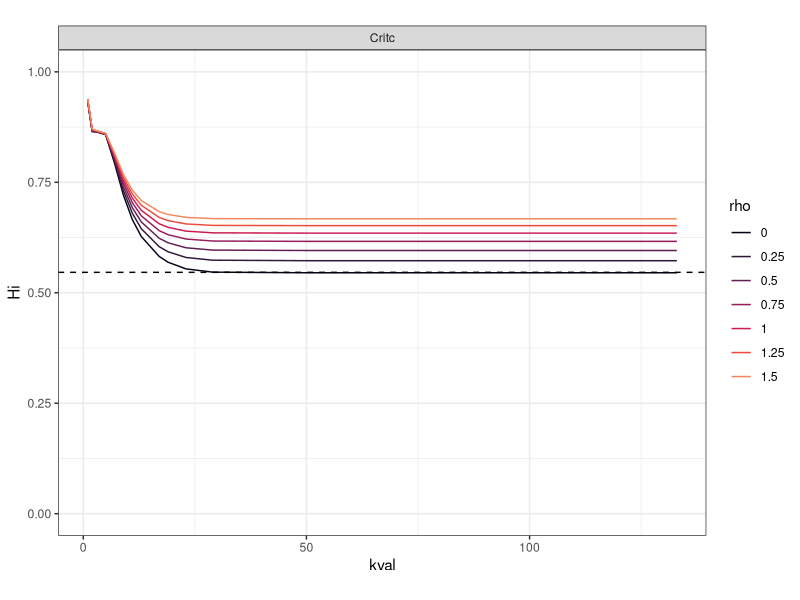
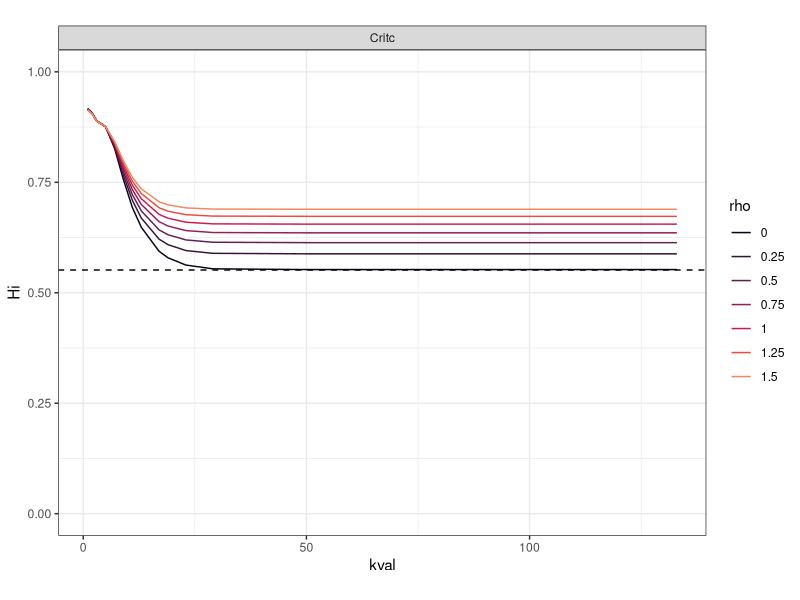
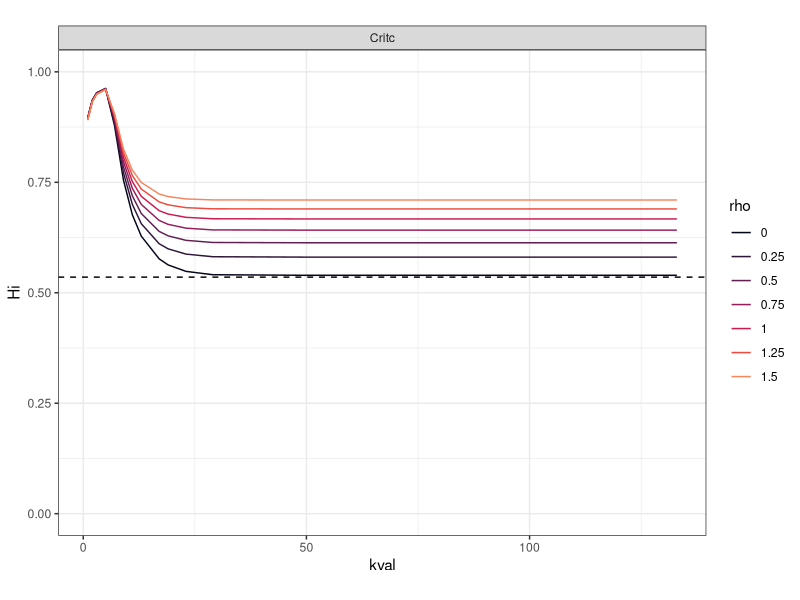
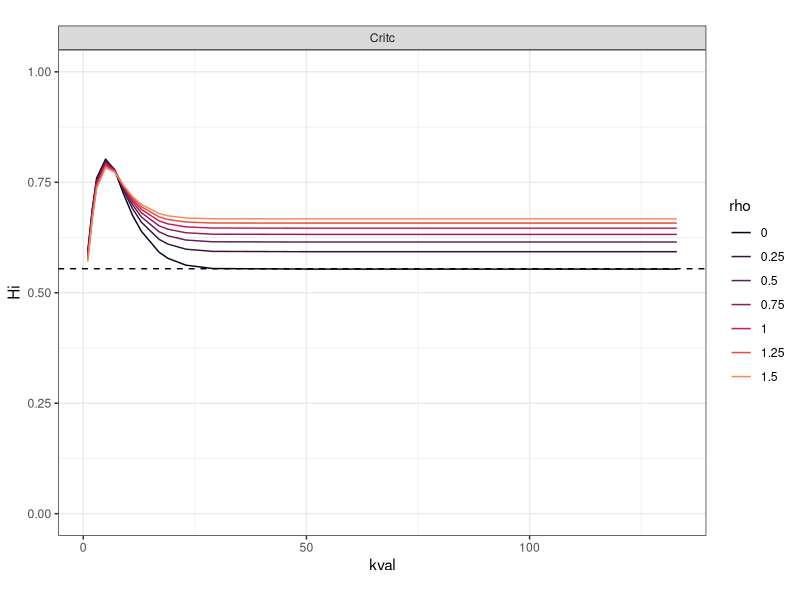
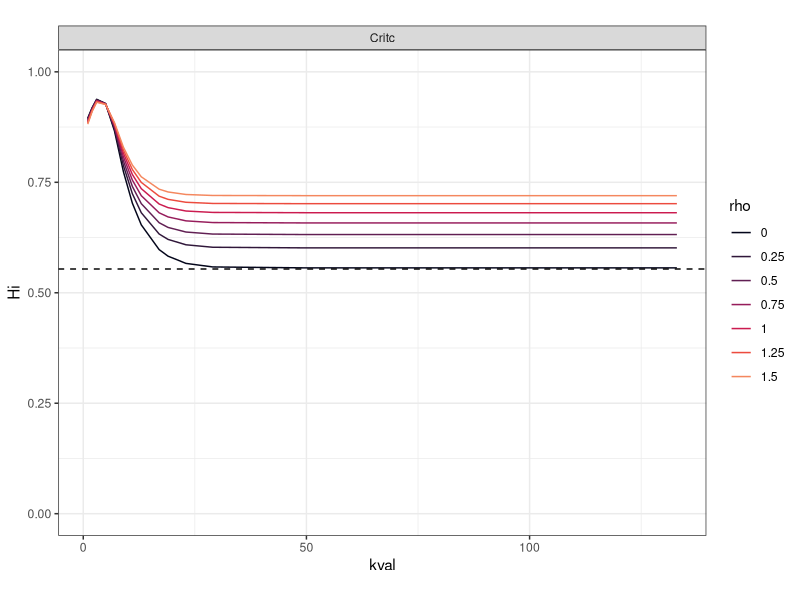
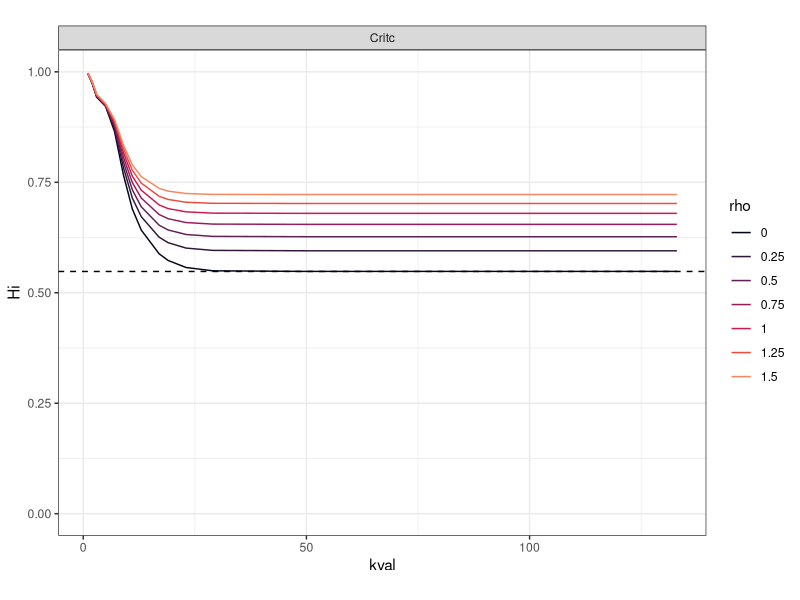
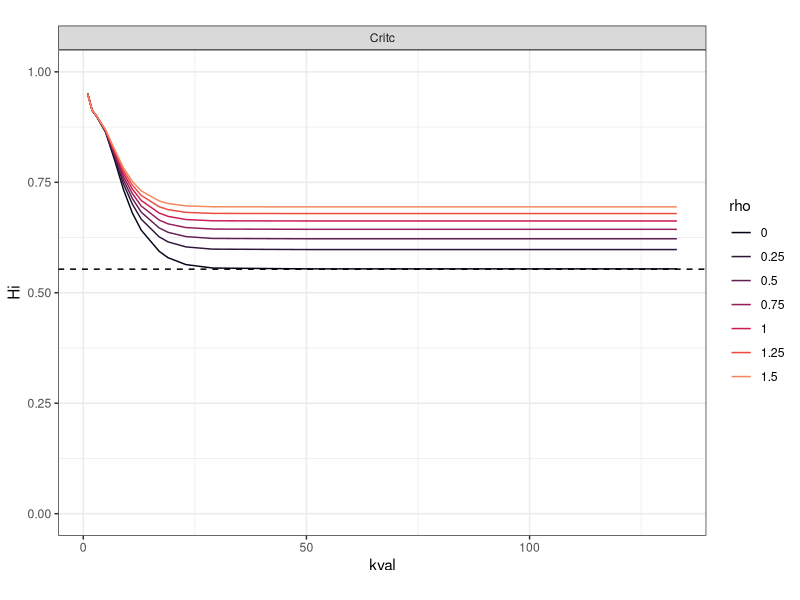
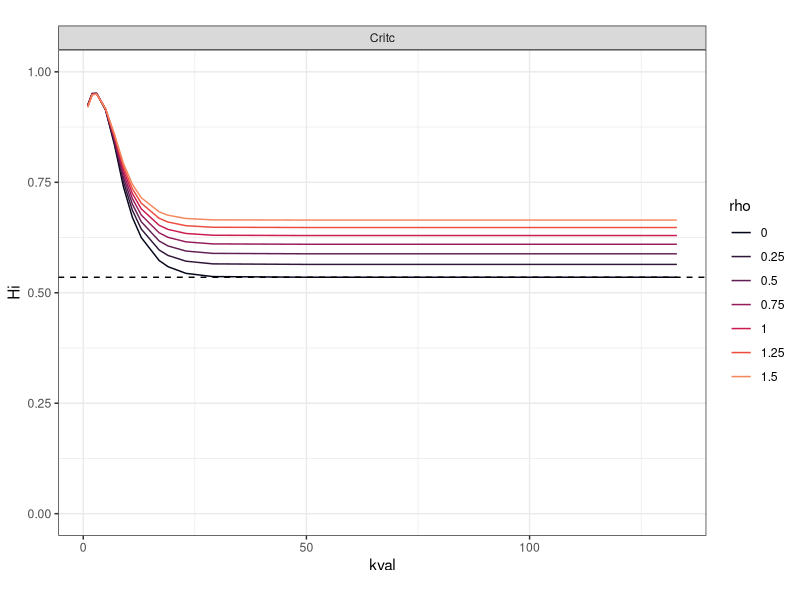

The R source for these figures, in order: (Note: this script raises an error after producing the figures.)
library(ggplot2)
library(viridis)
library(grid)
library(gridExtra)
library(dplyr)
library(matrixStats)
library(ggrepel)
library(tidyr)
library(png)
NUM_EXPERTS = 14
NUM_AMATEURS = 120
NUM_TOTAL = 134
COLOR_START = 0.75
COLOR_END = 0.1
k = c(1,2,3,5,7,9,11,13,17,19,23,29,50,75,100,125,NUM_EXPERTS+NUM_AMATEURS-1)
rho = c(0,0.25,0.5,0.75,1,1.25,1.5)

# Shortcut - cmd + option + t to run code chunk

#### Some prepping for visualization ####
# the parameters are 17 * 7, so choose k=5,rho=1, so choose 26
stats_df = read.table(file.path('results','stats.csv'),
                      header=TRUE,sep=',')

correlations = read.table(file.path('results','correlation.csv'),
                          header=TRUE,sep=',', row.names=1)

both_error = read.table(file.path('results','simulations',
                                  'both','performance.csv'),header=FALSE,sep=' ')
both_error = both_error[,26]
experts_error = read.table(file.path('results','simulations',
                                     'experts','performance.csv'),header=FALSE,sep=' ')
experts_error = experts_error[,26]
amateurs_error = read.table(file.path('results','simulations',
                                     'amateurs','performance.csv'),header=FALSE,sep=' ')
amateurs_error = amateurs_error[,26]
# get set of potential correlations from the corr mat for k = 5 and rho = 1
potential_mat = correlations
temp = rowMeans(potential_mat, na.rm=T)
for (r in 1:nrow(potential_mat)){
  potential_mat[r,is.na(potential_mat[r,])] = temp[r]
}
diag(potential_mat) = NA
potential_mat = as.matrix(potential_mat)
for (r in 1:nrow(potential_mat)){
  potential_row = potential_mat[r,]
  k_val = sort(potential_row, decreasing=TRUE)[6]
  potential_mat[r,] = (potential_row > k_val) * potential_row
}
# get influence as the column sum of potential_mat
potential_influence = colSums(potential_mat, na.rm=TRUE)
potential_influence = potential_influence + min(potential_influence[which(potential_influence > 0)])
potential_influence = potential_influence / sum(potential_influence, na.rm=TRUE)
# add to stats_df
stats_df$potential_influence = potential_influence
stats_df$no_influence = min(potential_influence) * 2
# also include potential influence in the crowd (k = NUM_TOTAL-1)
potential_mat = correlations
temp = rowMeans(potential_mat, na.rm=T)
for (r in 1:nrow(potential_mat)){
  potential_mat[r,is.na(potential_mat[r,])] = temp[r]
}
diag(potential_mat) = NA
potential_mat = as.matrix(potential_mat)
potential_influence = colSums(potential_mat, na.rm=TRUE)
potential_influence = potential_influence + min(potential_influence[which(potential_influence > 0)])
potential_influence = potential_influence / sum(potential_influence, na.rm=TRUE)
# add to stats_df
stats_df$crowd_influence = potential_influence



#### Homophily visualisation (individual, actual influence) ####

homophily_df = read.table(file.path('results','homophily','both',
                                    'individual.csv'),header=TRUE,sep=',')
homophily_df = subset(homophily_df, select = -c(X) )


for (r in 0:(NUM_TOTAL-1)){ 
  subtitle = 'Homophily index (Hi) = similar ties /(similar ties + dissimilar ties), \nGroup weight = Number of raters in group/Total number of raters, \nCount weight = number of ratings by group / total number of ratings'
  top_panel = homophily_df %>% filter(homophily_df$method == "Real homophily")
  top_panel = top_panel %>% filter(top_panel$rater == r)
  top_panel$group = as.character(top_panel$group)
  top_panel = top_panel %>% mutate(group = replace(group, group == 'experts', 'Critc'))
  top_panel = top_panel %>% mutate(group = replace(group, group == 'amateurs', 'Amateur'))
  top_panel$rho = as.numeric(top_panel$rho)
  
  
  top_plot = ggplot(top_panel, aes(x=kval, y=Hi)) +  
    geom_line(aes(group=rhoval,color=as.factor(rhoval))) + 
    geom_hline(aes(yintercept=baseline_2),linetype="dashed") + 
    
    scale_colour_viridis_d(option='F',name='rho',begin=0.0, end=0.75) + 
    facet_grid(cols = vars(group)) +  theme_bw() + theme(aspect.ratio = .75) + ylim(0,1)
  
  ggsave(file.path('results','visualization', 'individual-homophily',paste(r, '.png',sep='')))
}



#### Figures for main paper : figure 4 ####

homophily_df = read.table(file.path('results','homophily','both',
                                    'group.csv'),header=TRUE,sep=',')
homophily_df = subset(homophily_df, select = -c(X) )

subtitle = 'Homophily index (Hi) = similar ties /(similar ties + dissimilar ties), \nGroup weight = Number of raters in group/Total number of raters, \nCount weight = number of ratings by group / total number of ratings'
top_panel = homophily_df %>% filter(homophily_df$method == "Real homophily")
top_panel$group = as.character(top_panel$group)
top_panel = top_panel %>% mutate(group = replace(group, group == 'experts', 'Critcs'))
top_panel = top_panel %>% mutate(group = replace(group, group == 'amateurs', 'Amateurs'))
top_panel = top_panel[top_panel$kval < 30,]

top_plot = ggplot(top_panel, aes(x=kval, y=Hi)) +  
  
  geom_line(aes(group=rhoval,color=as.factor(rhoval))) + 
  geom_hline(aes(yintercept=baseline_1),linetype="dashed") +
  geom_text(aes(25,baseline_1,label = 'group weight', vjust = 3), size=3.0, check_overlap=TRUE) + 
  
  geom_hline(aes(yintercept=baseline_2),linetype="dashed", color="blue") +
  geom_text(aes(25,baseline_2,label = 'count weight', vjust = 3), size=3.0, check_overlap=TRUE) + 
  scale_colour_viridis_d(option='F',name='rho',begin=0.0, end=0.75) + #ggtitle('k vs Homophily', subtitle = subtitle) + 
  ylim(0,1) + labs(x='Number of neighbours (k)', y='Homophily index') + 
  facet_grid(cols = vars(group)) +  theme_bw() + theme(aspect.ratio = .75, 
                                                       legend.position=c(.04,.825)) +
  scale_x_continuous(breaks=c(1,5,10,15,20,25,29))


addSmallLegend <- function(myPlot, pointSize = 1.25, textSize = 7, spaceLegend = 0.3) {
  myPlot +
    guides(shape = guide_legend(override.aes = list(size = pointSize)),
           color = guide_legend(override.aes = list(size = pointSize), reverse=TRUE)) +
    theme(legend.title = element_text(size = textSize), 
          legend.text  = element_text(size = textSize),
          legend.key.size = unit(spaceLegend, "lines"))
}

top_plot = addSmallLegend(top_plot)
top_plot
ggsave(file.path('results','visualization', 'fig_4.png'), scale=0.8)
knitr::plot_crop(file.path('results','visualization', 'fig_4.png'))

#### Homophily visualisation (group, potential influence) ####
homophily_df = read.table(file.path('results','homophily','both',
                                    'group.csv'),header=TRUE,sep=',')
homophily_df = subset(homophily_df, select = -c(X) )

subtitle = 'Homophily index (Hi) = similar ties /(similar ties + dissimilar ties), \nGroup weight = Number of raters in group/Total number of raters, \nCount weight = number of ratings by group / total number of ratings'
top_panel = homophily_df %>% filter(homophily_df$method == "Potential homophily")
top_panel$group = as.character(top_panel$group)
top_panel = top_panel %>% mutate(group = replace(group, group == 'experts', 'Critcs'))
top_panel = top_panel %>% mutate(group = replace(group, group == 'amateurs', 'Amateurs'))


top_plot = ggplot(top_panel, aes(x=kval, y=Hi)) +  
  
  geom_line(aes(group=rhoval,color=as.factor(rhoval))) + 
  geom_hline(aes(yintercept=baseline_1),linetype="dashed") +
  geom_text(aes(25,baseline_1,label = 'group weight', vjust = 1.5), size=3.0, check_overlap=TRUE) + 
  
  geom_hline(aes(yintercept=baseline_2),linetype="dashed", color="blue") +
  geom_text(aes(25,baseline_2,label = 'count weight', vjust = 1.5), size=3.0, check_overlap=TRUE) + 
  
  scale_colour_viridis_d(option='F',name='rho',begin=0.0, end=0.75) + #ggtitle('k vs Homophily', subtitle = subtitle) + 
  ylim(0,1) + labs(x='Number of neighbours (k)', y='Homophily index') + 
  facet_grid(cols = vars(group)) +  theme_bw() + theme(aspect.ratio = .75, legend.position=c(.05,.19)) +
  scale_x_continuous(breaks=c(1,25,50,75,100,125))
addSmallLegend <- function(myPlot, pointSize = 1.25, textSize = 7, spaceLegend = 0.3) {
  myPlot +
    guides(shape = guide_legend(override.aes = list(size = pointSize)),
           color = guide_legend(override.aes = list(size = pointSize), reverse=TRUE)) +
    theme(legend.title = element_text(size = textSize), 
          legend.text  = element_text(size = textSize),
          legend.key.size = unit(spaceLegend, "lines"))
}

top_plot = addSmallLegend(top_plot)
top_plot
ggsave(file.path('results','visualization', 'fig_8.png'), scale=0.8)
knitr::plot_crop(file.path('results','visualization', 'fig_8.png'))











#### Figures for main paper : figure 1 ####
ex_mc = rowMeans(as.matrix(correlations[1:NUM_EXPERTS,1:NUM_EXPERTS]),na.rm=T)
am_mc = rowMeans(as.matrix(correlations[NUM_EXPERTS+1:NUM_AMATEURS,NUM_EXPERTS+1:NUM_AMATEURS]),na.rm=T)
ex_dc = rowSds(as.matrix(correlations[1:NUM_EXPERTS,1:NUM_EXPERTS]),na.rm=T)
am_dc = rowSds(as.matrix(correlations[NUM_EXPERTS+1:NUM_AMATEURS,NUM_EXPERTS+1:NUM_AMATEURS]),na.rm=T)
stats_df$mean_corr_before = as.numeric(c(ex_mc, am_mc))
stats_df$disp_corr_before = as.numeric(c(ex_dc, am_dc))

df_before = stats_df[,c('mean_corr_before','disp_corr_before','no_influence', 'e_a')]
colnames(df_before) = c('mean_corr', 'disp_corr', 'potential_influence', 'e_a')
fig_1_df = rbind(df_before,
                 stats_df[,c('mean_corr','disp_corr','potential_influence','e_a')])
fig_1_df = cbind(fig_1_df, c( rep('Source of correlations : Group members', NUM_TOTAL), 
                              rep('Source of correlations : Everyone', NUM_TOTAL) ))
colnames(fig_1_df)[5] = 'sep_tog'
fig_1_df$e_a = rep(c(rep('Experts', NUM_EXPERTS), rep('Amateurs',NUM_AMATEURS)), 2)
expert_labels = c('WA','NM','JR',
                  'TA','B&D','JS',
                  'JL','De','RVF',
                  'JA','LeP','PW','RG','CK')
all_labels = c(expert_labels, rep('', NUM_AMATEURS))
fig_1_df$node_labels = rep(all_labels,2)

fig_1 = ggplot(data=fig_1_df, aes(x=as.numeric(mean_corr), y=as.numeric(disp_corr), size=potential_influence, 
                                  label=node_labels)) + 
  geom_point(aes(fill=e_a),shape=21, alpha=0.8) + 
  facet_grid(cols = vars(sep_tog)) +  
  facet_grid(~factor(sep_tog, levels=c('Source of correlations : Group members',
                                       'Source of correlations : Everyone'))) + 
  scale_fill_viridis_d(begin=COLOR_START,end=COLOR_END, option='C') +
  theme_bw() + theme(aspect.ratio = .8, legend.position = c(0.09,0.15), 
                     legend.title = element_blank(),
                     legend.text = element_text(size = 11),
                     axis.title=element_text(size=15),
                     strip.text.x = element_text(size = 11)) + 
  geom_text_repel(size=3,max.overlaps = Inf) + 
  labs(x='Mean taste similarity', y='Dispersion in taste similarity', 
       fill='experts/amateurs', size='potential influence') + 
  guides(size = FALSE) +
  ylim(0.0, 0.5) + xlim(-0.1,0.7)

ggsave(file.path('results', 'visualization',
                 'fig_1.png'),scale=.75, dpi=300)
knitr::plot_crop(file.path('results','visualization', 'fig_1.png'))
fig_1





#### Figures for main paper : figure 2a ####
both_error = read.table(file.path('results','simulations',
                                  'both','performance.csv'),header=FALSE,sep=' ')
experts_error = read.table(file.path('results','simulations',
                                     'experts','performance.csv'),header=FALSE,sep=' ')
amateurs_error = read.table(file.path('results','simulations',
                                      'amateurs','performance.csv'),header=FALSE,sep=' ')
to_select = seq(5, dim(experts_error)[2], length(rho)) # select only those rhos == 1
mean_acc_e_e = colMeans(experts_error[1:NUM_EXPERTS,to_select],na.rm=T) # experts recommending experts
mean_acc_e_a = colMeans(experts_error[NUM_EXPERTS+1:NUM_TOTAL,to_select],na.rm=T) # ex reco amateurs
# delete e_e, e_a for k values > (NUM_EXPERTS -1)
mean_acc_e_e[9:17] = NA
mean_acc_e_a[9:17] = NA
mean_acc_a_e = colMeans(amateurs_error[1:NUM_EXPERTS,to_select],na.rm=T)
mean_acc_a_a = colMeans(amateurs_error[NUM_EXPERTS+1:NUM_TOTAL,to_select],na.rm=T)
mean_acc_b_e = colMeans(both_error[1:NUM_EXPERTS,to_select],na.rm=T)
mean_acc_b_a = colMeans(both_error[NUM_EXPERTS+1:NUM_TOTAL,to_select],na.rm=T)
mean_acc_all = as.data.frame(rbind(mean_acc_e_e, mean_acc_e_a, 
                                   mean_acc_a_e, mean_acc_a_a, 
                                   mean_acc_b_e, mean_acc_b_a))
colnames(mean_acc_all) = as.character(k)
mean_acc_all$reco_group = c('Experts only', 'Experts only',
                            'Amateurs only', 'Amateurs only',
                            'Both','Both')
mean_acc_all$reco_group <- factor(mean_acc_all$reco_group, levels = c("Amateurs only", "Experts only", "Both"))
mean_acc_all$stats_group = c('Expert', 'Amateur', 
                             'Expert', 'Amateur', 
                             'Expert', 'Amateur')
keycol = 'k_value'
valuecol = 'Accuracy'
longform_mean_acc_all = gather(mean_acc_all, 'k_value', 'Accuracy', as.character(k))
longform_mean_acc_all$k_value = factor(longform_mean_acc_all$k_value,
                                       levels=as.character(k))
longform_mean_acc_all$k_value = strtoi(longform_mean_acc_all$k_value)

grouped_accuracies = ggplot(data=longform_mean_acc_all, aes(x=as.numeric(k_value), y=as.numeric(Accuracy))) + 
  geom_line(aes(linetype=reco_group, color=stats_group), size=1.5, alpha=.8) + 
  scale_linetype_manual(values=c("dotdash","solid", "dashed")) + 
  scale_color_viridis(option='A',begin=COLOR_START,
                      end=.2, discrete=TRUE) + 
  theme_bw() + labs(x='k nearest neighbours',y='Accuracy') + 
  scale_x_continuous(breaks = c(1,2,3,5,7,9,11,13,15,17,19),
                     limits = c(1,19),expand = c(0.02, 0.02)) + 
  theme(aspect.ratio =1, 
        legend.position = c(0.725,0.125),
        legend.title = element_text(size = 14),
        legend.text = element_text(size = 14),
        legend.box="horizontal") +
  scale_y_continuous(limits=c(.5,.85)) + 
  guides(color=guide_legend(title="User")) + 
  guides(linetype=guide_legend(title="Recommender")) + 
  theme(axis.text=element_text(size=20),
        axis.title=element_text(size=22))


grouped_accuracies


#### Figures for main paper : figure 2b ####
acc_figure_df <- data.frame()
stats_df$k_5_both = both_error[,26]
stats_df$k_5_experts = experts_error[,26]
stats_df$k_5_amateurs = amateurs_error[,26]
#stats_df$weighted_average = weighted_avg_error

temp_df = as.data.frame(stats_df$'k_5_experts')
temp_df$ex_am = c(rep('Expert',NUM_EXPERTS), rep('Amateur', NUM_AMATEURS))
temp_df$strategy = rep('Experts only', NUM_TOTAL)
temp_df$ids = 1:NUM_TOTAL
colnames(temp_df) = c('accuracy', 'ex_am', 'strategy', 'id')
acc_figure_df = rbind(acc_figure_df, temp_df)

temp_df = as.data.frame(stats_df$'k_5_amateurs')
temp_df$ex_am = c(rep('Expert',NUM_EXPERTS), rep('Amateur', NUM_AMATEURS))
temp_df$strategy = rep('Amateurs only', NUM_TOTAL)
temp_df$ids = 1:NUM_TOTAL
colnames(temp_df) = c('accuracy', 'ex_am', 'strategy', 'id')
acc_figure_df = rbind(acc_figure_df, temp_df)

temp_df = as.data.frame(stats_df$'k_5_both')
temp_df$ex_am = c(rep('Expert',NUM_EXPERTS), rep('Amateur', NUM_AMATEURS))
temp_df$strategy = rep('Both', NUM_TOTAL)
temp_df$ids = 1:NUM_TOTAL
colnames(temp_df) = c('accuracy', 'ex_am', 'strategy', 'id')
acc_figure_df = rbind(acc_figure_df, temp_df)

acc_figure_df$strategy = as.factor(acc_figure_df$strategy)
acc_figure_df$strategy <- factor(acc_figure_df$strategy,levels = c('Amateurs only','Experts only','Both'))

acc_fig = ggplot(data=acc_figure_df, aes(x=strategy, y=accuracy)) + 
  geom_point(aes(fill=ex_am, group=as.factor(id)), position = position_dodge(0.2), shape=21,
             size=2.5) +
  geom_line(aes(group=as.factor(id)), colour="gray",alpha=0.2,position = position_dodge(0.2)) +
  scale_fill_viridis_d(begin=COLOR_START,end=COLOR_END, option='C') + theme_bw() + 
  labs(x='Source of recommendations',y='Accuracy') + 
  guides(fill=guide_legend(title="")) + 
  theme(aspect.ratio = 1,legend.position = c(0.2,0.9),
        legend.title = element_text(size = 14),
        legend.text = element_text(size = 14)) +
  scale_y_continuous(position = "right", limits=c(.5,.85)) + 
  theme(legend.key.size=unit(.25,'cm')) + 
  theme(axis.text=element_text(size=20),
        axis.title=element_text(size=22))

g1 = ggplotGrob(grouped_accuracies)
g2 = ggplotGrob(acc_fig)
g = grid.arrange(g1,g2,nrow=1)

ggsave(file.path('results', 'visualization',
                 'fig_2.png'), g, scale=1.35)

#### Figures for main paper : figure 3b (top right) ####
expert_labels = c('WA','NM','JR',
                  'TA','B&D','JS',
                  'JL','De','RVF',
                  'JA','LeP','PW','RG','CK')
all_labels = c(expert_labels, rep('', NUM_AMATEURS))
stats_df$node_labels = all_labels

actual_influence = read.table(file.path('results','simulations','both',
                                        'adjacencies','26.csv'),
                              header=FALSE,sep=' ', row.names=NULL)
actual_influence = reshape(actual_influence, idvar = "V1", timevar = "V2", direction = "wide")
actual_influence = actual_influence[,2:dim(actual_influence)[2]]
colnames(actual_influence) = rownames(actual_influence)
stats_df$real_influence = colSums(actual_influence)
stats_df$e_a = c(rep('Experts', NUM_EXPERTS), rep('Amateurs',NUM_AMATEURS))
COLOR_START = 0.75
COLOR_END = 0.1
fig_2 = ggplot(data=stats_df, aes(y=as.numeric(potential_influence), 
                                  x=as.numeric(ratings))) + 
  geom_point(aes(fill=as.factor(e_a),size=as.numeric(ratings)),
             shape=21, alpha=0.8) + geom_text_repel(aes(label=node_labels),box.padding = 0.30,
                                                    size=7, 
                                                    max.overlaps = getOption("ggrepel.max.overlaps", default = 15)) + 
  scale_fill_viridis_d(begin=COLOR_START,end=COLOR_END, option='C') +
  theme_bw() + theme(aspect.ratio = .8, legend.position = c(0.85,0.9), legend.title = element_blank(), 
                     legend.text = element_text(size = 10)) + 
  labs(x='Number of reviews', y='Influence potential', 
       fill='experts/amateurs', size='Actual influence') +
  guides(size = FALSE) + 
  theme(legend.text=element_text(size=16)) + 
  theme(axis.text=element_text(size=12),
        axis.title=element_text(size=20))

fig_2
ggsave(file.path('results','visualization', 'fig_2b.png'))



#### Supplementary figures : figure 11-12 ####
homophily_df = read.table(file.path('results',
                                    'influence.csv'),header=TRUE,sep=',')
homophily_df = subset(homophily_df, select = -c(X) )

top_panel = homophily_df
top_panel$group = as.character(homophily_df$group)
top_panel = top_panel %>% mutate(group = replace(group, group == 'experts', 'Critcs'))
top_panel = top_panel %>% mutate(group = replace(group, group == 'amateurs', 'Amateurs'))
counts = rep(c(NUM_EXPERTS, NUM_AMATEURS), nrow(top_panel)/2)

fig_11_12 = ggplot(top_panel, aes(x=kval, y=proportion_per_capita)) +  
  geom_hline(aes(yintercept=baseline_1),linetype="dashed") +
  geom_line(aes(group=rhoval,color=as.factor(rhoval))) + 
  scale_colour_viridis_d(option='F',name='rho',begin=0.0, end=0.75) + 
  ylim(0,0.07) + labs(x='Number of neighbours (k)', y='Influence') + 
  facet_grid(cols = vars(group),
             rows = vars(method)) +  theme_bw() + 
  theme(aspect.ratio = .75, legend.position=c(.075,.85)) 

addSmallLegend <- function(myPlot, pointSize = 1.25, textSize = 7, spaceLegend = 0.3) {
  myPlot +
    guides(shape = guide_legend(override.aes = list(size = pointSize)),
           color = guide_legend(override.aes = list(size = pointSize), reverse=TRUE)) +
    theme(legend.title = element_text(size = textSize), 
          legend.text  = element_text(size = textSize),
          legend.key.size = unit(spaceLegend, "lines"))
}

fig_11_12 = addSmallLegend(fig_11_12)
ggsave(file.path('results','visualization', 'fig_11_12.png'), scale=0.7)
knitr::plot_crop(file.path('results','visualization', 'fig_11_12.png'))

#### Supplementary figures : figure 10 ####
all_experts = data.frame()
expert_labels = c('WA','NM','JR',
                  'TA','B&D','JS',
                  'JL','De','RVF',
                  'JA','LeP','PW','RG','CK')
expert_labels = c('Wine Advocate','Neal Martin','Jancis Robinson',
                  'Tim Atkin','Bettane & Desseauve','James Suckling',
                  'Jeff Leve','Decanter','La Revue du Vin de France',
                  'Jane Anson','Le Point','Perswijn','Rene Gabriel','Chris Kissack')

for (r in 1:NUM_EXPERTS){ 
  rater_data = as.data.frame(correlations[r])
  rater_data$ex_am = c(rep('Expert',NUM_EXPERTS), rep('Amateur',NUM_AMATEURS))
  colnames(rater_data) = c('corrs', 'ex_am')
  rater_data$rater_name = expert_labels[r]
  all_experts = rbind(all_experts,rater_data)
}

# add an empty facet just to even things out
dummy_data = as.data.frame(correlations[1])
dummy_data$X0 = NaN
dummy_data$ex_am = NaN
colnames(dummy_data) = c('corrs', 'ex_am')
dummy_data$rater_name = ''
all_experts = rbind(all_experts,dummy_data)

all_experts$rater_name = factor(all_experts$rater_name, 
                                levels=c(expert_labels[rev(order(both_error[1:14]))], ''))


expert_hist = ggplot(all_experts, aes(x=corrs)) + 
  geom_dotplot(aes(fill=ex_am), color='gray',alpha=0.7,
               method='histodot',stackgroups=TRUE, dotsize=.7) + 
  scale_fill_viridis_d(begin=COLOR_START,end=COLOR_END, option='C') + theme_bw() + 
  labs(x='Correlation with others', y='Number of people', fill='experts/amateurs') + 
  theme(axis.text.y = element_blank(),axis.ticks = element_blank(),aspect.ratio=.55) +
  facet_wrap(rater_name ~ ., ncol=3) + theme(legend.position = c(0.85,0.075))
expert_hist

ggsave(file.path('results','visualization', 'fig_10.png'))
knitr::plot_crop(file.path('results','visualization', 'fig_10.png'))


#### Supplementary figures : spotting cool amateurs - 1 ####
all_amateurs = data.frame()
for (r in (NUM_EXPERTS:(NUM_TOTAL-1))){ 
  rater_data = as.data.frame(correlations[r+1])
  rater_data$ex_am = c(rep('Expert',NUM_EXPERTS), rep('Amateur',NUM_AMATEURS))
  colnames(rater_data) = c('corrs', 'ex_am')
  rater_data$rater_name = r
  rater_data$mean_corr = mean(rater_data$corrs, na.rm=T)
  all_amateurs = rbind(all_amateurs,rater_data)
}

amateur_stats = stats_df[stats_df$X > (NUM_EXPERTS-1),]
sorted_amateurs = amateur_stats[order(amateur_stats$mean_corr, decreasing=TRUE), 'X']
all_amateurs$rater_name = factor(all_amateurs$rater_name, levels=sorted_amateurs)
amateur_hist = ggplot(all_amateurs, aes(x=corrs)) + 
  geom_dotplot(aes(fill=ex_am), color='gray',alpha=0.9,
               method='histodot',stackgroups=TRUE, dotsize=.7) + 
  geom_vline(aes(xintercept=mean_corr)) + 
  scale_fill_viridis_d(begin=COLOR_START,end=COLOR_END, option='C') + theme_bw() + 
  labs(x='Correlation with others', y='Count', fill='experts/amateurs') + 
  theme(axis.text.y = element_blank(),
        axis.ticks = element_blank(),
        aspect.ratio=.55) +
  facet_wrap(rater_name ~ ., ncol=10) +
  labs(title='Ordered by mean correlation')#crowd influence (k=133)')
amateur_hist
ggsave(file.path('results', 'visualization', 'viz_dump',
                 'mean_corr.png'),scale=2)
  
#### Supplementary figures : spotting cool amateurs-2####

homophily_df = read.table(file.path('results','homophily','both',
                                    'individual.csv'),header=TRUE,sep=',')
homophily_df = subset(homophily_df, select = -c(X) )
amateur_homophily = homophily_df[homophily_df$rater > 13,]
amateur_stats = stats_df[stats_df$X > (NUM_EXPERTS-1),]
amateur_homophily$mean_corr = rep(amateur_stats$mean_corr, 119)
amateur_homophily$disp_corr = rep(amateur_stats$disp_corr, 119)
amateur_homophily$influence = rep(amateur_stats$influence, 119)
amateur_homophily$potential_influence = rep(amateur_stats$potential_influence, 119)


sorted_amateurs = amateur_stats[order(amateur_stats$disp_corr, decreasing=TRUE), 'X']
amateur_homophily$rater = factor(amateur_homophily$rater, levels=sorted_amateurs)

amateur_line = ggplot(amateur_homophily, aes(x=as.numeric(kval),y=as.numeric(Hi))) + 
  geom_line(aes(group=rhoval,color=as.factor(rhoval))) + 
  geom_hline(aes(yintercept=baseline_2),linetype="dashed") + 
  scale_color_viridis_d(begin=COLOR_START,end=COLOR_END, option='C') + theme_bw() + 
  labs(x='k nearest neighbour', y='Homophily index') + 
  #theme(axis.text.y = element_blank(),
  #      axis.ticks = element_blank(),
  #      aspect.ratio=.55) +
  facet_wrap(rater ~ ., ncol=10) +
  labs(title='Ordered by dispersion in correlation')#crowd influence (k=133)')
amateur_line
ggsave(file.path('results', 'visualization', 'viz_dump',
                 'homophily_disp_corr.png'),scale=2)


#### Supplementary figures : spotting cool amateurs-3####
stats_df$influence = rank(-stats_df$influence)
stats_df$bang_for_buck = rank(-stats_df$bang_for_buck)
stats_df = gather(stats_df, 'key', 'value', c('influence','bang_for_buck'))
fig = ggplot(data=stats_df, 
               aes(x=as.numeric(mean_corr), y=as.numeric(disp_corr))) + 
  geom_point(aes(fill=value),shape=21, alpha=0.7, size=4) + 
  facet_grid(cols = vars(key)) +  
  facet_grid(~factor(key, levels=c('influence',
                                   'bang_for_buck'))) + 
  scale_fill_viridis(begin=COLOR_START,end=COLOR_END, option='C') +
  theme_bw() + theme(aspect.ratio = .8, legend.position = c(0.05,0.15)) + 
  labs(x='Mean taste similarity', y='Dispersion in taste similarity', fill='Rank') + 
  ylim(0.0, 0.5) + xlim(-0.1,0.7)

fig

ggsave(file.path('results', 'visualization',
                 'fig_bang_for_buck.png'))












#### Supplementary figures : figure 5 ####
sparse_separate = read.table(file.path('results','simulations','supplementary',
                                       'sparse_separate.csv'),
                      header=FALSE,sep=' ')
sparse_together = read.table(file.path('results','simulations','supplementary',
                                       'sparse_together.csv'),
                             header=FALSE,sep=' ')

ex_mc = rowMeans(as.matrix(sparse_separate[1:NUM_EXPERTS,1:NUM_EXPERTS]),na.rm=T)
am_mc = rowMeans(as.matrix(sparse_separate[NUM_EXPERTS+1:NUM_AMATEURS,NUM_EXPERTS+1:NUM_AMATEURS]),na.rm=T)
ex_dc = rowSds(as.matrix(sparse_separate[1:NUM_EXPERTS,1:NUM_EXPERTS]),na.rm=T)
am_dc = rowSds(as.matrix(sparse_separate[NUM_EXPERTS+1:NUM_AMATEURS,NUM_EXPERTS+1:NUM_AMATEURS]),na.rm=T)

fig_5 = data.frame(as.numeric(c(ex_mc, am_mc)), as.numeric(c(ex_dc, am_dc)))
colnames(fig_5) = c('mean_corr', 'disp_corr')
both_mc = data.frame(rowMeans(as.matrix(sparse_together),na.rm=T),
                        rowSds(as.matrix(sparse_together),na.rm=T))
colnames(both_mc) = c('mean_corr', 'disp_corr')
fig_5 = rbind(fig_5, both_mc)
fig_5 = cbind(fig_5, c( rep('Source of correlations : Group members', NUM_TOTAL), 
                   rep('Source of correlations : Everyone', NUM_TOTAL) ))
colnames(fig_5)[3] = 'sep_tog'
fig_5$e_a = rep(c(rep('Experts', NUM_EXPERTS), rep('Amateurs',NUM_AMATEURS)), 2)
expert_labels = c('WA','NM','JR',
                  'TA','B&D','JS',
                  'JL','De','RVF',
                  'JA','LeP','PW','RG','CK')
all_labels = c(expert_labels, rep('', NUM_AMATEURS))
fig_5$node_labels = rep(all_labels,2)
fig_5$potential_influence = c(as.numeric(stats_df$no_influence), 
                             as.numeric(stats_df$potential_influence))

fig_5 = ggplot(data=fig_5, aes(x=as.numeric(mean_corr), y=as.numeric(disp_corr), size=potential_influence, 
                                  label=node_labels)) + 
  geom_point(aes(fill=e_a),shape=21, alpha=0.8) + 
  facet_grid(cols = vars(sep_tog)) +  
  facet_grid(~factor(sep_tog, levels=c('Source of correlations : Group members',
                                       'Source of correlations : Everyone'))) + 
  scale_fill_viridis_d(begin=COLOR_START,end=COLOR_END, option='C') +
  theme_bw() + theme(aspect.ratio = .8, legend.position = c(0.09,0.15), 
                     legend.title = element_blank(),
                     legend.text = element_text(size = 11),
                     axis.title=element_text(size=15),
                     strip.text.x = element_text(size = 11)) + 
  geom_text_repel(size=3,max.overlaps = Inf) + 
  labs(x='Mean taste similarity', y='Dispersion in taste similarity', 
       fill='experts/amateurs', size='potential influence') + 
  guides(size = FALSE) + 
  ylim(0.0, 0.5) + xlim(-0.1,0.7)

ggsave(file.path('results', 'visualization',
                 'fig_5.png'),scale=.75, dpi=300)
knitr::plot_crop(file.path('results','visualization', 'fig_5.png'))
fig_5

#### Supplementary figures : figure 6 ####
both_error = read.table(file.path('results','simulations',
                                  'both','performance.csv'),header=FALSE,sep=' ')
experts_error = read.table(file.path('results','simulations',
                                     'experts','performance.csv'),header=FALSE,sep=' ')
amateurs_error = read.table(file.path('results','simulations',
                                      'amateurs','performance.csv'),header=FALSE,sep=' ')
# pick out k = 3,5,9,13 for all errors
pick_indices = c(seq(2*length(rho)+1, (2*length(rho) + length(rho))),
                 seq(3*length(rho)+1, (3*length(rho) + length(rho))),
                 seq(5*length(rho)+1, (5*length(rho) + length(rho))),
                 seq(6*length(rho)+1, (6*length(rho) + length(rho))))
mean_acc_e_e = colMeans(experts_error[1:NUM_EXPERTS,pick_indices],na.rm=T) # experts recommending experts
mean_acc_e_a = colMeans(experts_error[NUM_EXPERTS+1:NUM_TOTAL,pick_indices],na.rm=T) # ex reco amateurs
mean_acc_a_e = colMeans(amateurs_error[1:NUM_EXPERTS,pick_indices],na.rm=T)
mean_acc_a_a = colMeans(amateurs_error[NUM_EXPERTS+1:NUM_TOTAL,pick_indices],na.rm=T)
mean_acc_b_e = colMeans(both_error[1:NUM_EXPERTS,pick_indices],na.rm=T)
mean_acc_b_a = colMeans(both_error[NUM_EXPERTS+1:NUM_TOTAL,pick_indices],na.rm=T)
mean_acc_all = as.data.frame(rbind(mean_acc_e_e, mean_acc_e_a, 
                                   mean_acc_a_e, mean_acc_a_a, 
                                   mean_acc_b_e, mean_acc_b_a))
mean_acc_all = as.matrix(mean_acc_all)
longform_mean_acc_all = data.frame()
reco_group = c('Experts only', 'Experts only',
               'Amateurs only', 'Amateurs only',
               'Both','Both')
stats_group = c('Expert', 'Amateur', 
                'Expert', 'Amateur', 
                'Expert', 'Amateur')
chosen_ks = c('k = 3','k = 5','k = 9','k = 13')
for (g_type in 1:dim(mean_acc_all)[1]){
  for (r_value in 1:dim(mean_acc_all)[2]) {
    longform_mean_acc_all = rbind(longform_mean_acc_all, 
                                  c(mean_acc_all[g_type, r_value], 
                                    reco_group[g_type], 
                                    stats_group[g_type],
                                    rho[(r_value-1)%%length(rho) + 1],
                                    chosen_ks[ceiling(r_value/length(rho))]))
  }
}

colnames(longform_mean_acc_all) = c('Accuracy', 'reco_group', 'stats_group', 'rho_value', 'k_value')
longform_mean_acc_all$rho_value = as.double(longform_mean_acc_all$rho_value)
longform_mean_acc_all$k_value = factor(longform_mean_acc_all$k_value,
                                          levels=chosen_ks)

grouped_accuracies = ggplot(data=longform_mean_acc_all, 
                            aes(x=as.numeric(rho_value), y=as.numeric(Accuracy))) + 
  facet_wrap(vars(k_value), nrow=2, ncol=2) +  
  geom_line(aes(linetype=reco_group, color=stats_group), size=.8, alpha=.8) + 
  scale_linetype_manual(values=c("dotdash","solid", "dashed")) + 
  scale_color_viridis(option='A',begin=COLOR_START,
                      end=.2, discrete=TRUE) + 
  theme_bw() + labs(x='Weighting parameter (rho)',y='Accuracy') + 
  guides(color=guide_legend(title="User")) + 
  guides(linetype=guide_legend(title="Recommender")) +
  theme(axis.text=element_text(size=20),
        axis.title=element_text(size=22),
        strip.text.x = element_text(size = 11),
        legend.title = element_text(size = 14),
        legend.text = element_text(size = 14))

grouped_accuracies
ggsave(file.path('results','visualization', 'fig_6.png'))
knitr::plot_crop(file.path('results','visualization', 'fig_6.png'))




#### scratch plot ####
baseline_error = read.table(file.path('results','simulations',
                                  'both','baseline.csv'),header=FALSE,sep=' ')
temp = experts_error
# select k = 1, 2, 3 ... 133 for rho = 1
#to_select = seq(5, dim(experts_error)[2], length(rho)) # select only those rhos == 1
#temp = temp[15:134,]#temp[15:134,]
temp = colMeans(temp)
#temp = temp[10,]
#temp = temp[to_select]
#temp$X = 1:134
temp = gather(as.data.frame(temp), key='k',value='v')
#temp$k = k
temp$k = rep(k, each=length(rho))
temp$rho = rep(rho, length(k))
#temp = temp[temp$rho==1,]
temp_plot = ggplot(temp, aes(x=as.numeric(rho), y=as.numeric(v))) + #geom_line(aes(color=as.factor(rho))) + 
  geom_line() +
  facet_wrap(vars(k),nrow=4, ncol=5) + 
  theme(legend.position = 'None')
temp_plot
ggsave(file.path('results','visualization', 'fig_scratch.png'))

#### scratch plot 2 ####
both_error = read.table(file.path('results','simulations',
                                  'both','performance.csv'),header=FALSE,sep=' ')
baseline_error = read.table(file.path('results','simulations',
                                      'both','baseline.csv'),header=FALSE,sep=' ')
both_error = as.matrix(both_error)
winning_strategy = data.frame()
for (u in 1:NUM_TOTAL){
  winning_strategy = rbind(winning_strategy, 
                           c(u, 
                             max(both_error[u,]),
                             k[ceiling(which.max(both_error[u,])/length(rho))],
                           rho[which.max(both_error[u,])%%length(rho) + 1],
                           baseline_error[u,]))
}
colnames(winning_strategy) = c('Rater','Accuracy','k','rho', 'baseline')

strategy_hist = ggplot(winning_strategy, aes(x=as.factor(k), 
                                             y=as.factor(rho),
                                             fill=Accuracy)) + 
  geom_tile()
strategy_hist

both_error = colMeans(both_error)
both_error = gather(as.data.frame(both_error), key='k', value='v')
both_error$k = rep(k, each=length(rho))
both_error$rho = rep(rho, length(k))
both_error = both_error[both_error$k < 23,]
k_levels = as.character(k)
r_levels = as.character(rho)
heatmap_1 = ggplot(both_error, aes(x=factor(k, levels=k_levels), 
                                   y=factor(rho, levels=r_levels), fill=v)) + 
  geom_tile() +
  scale_fill_viridis()
heatmap_1
